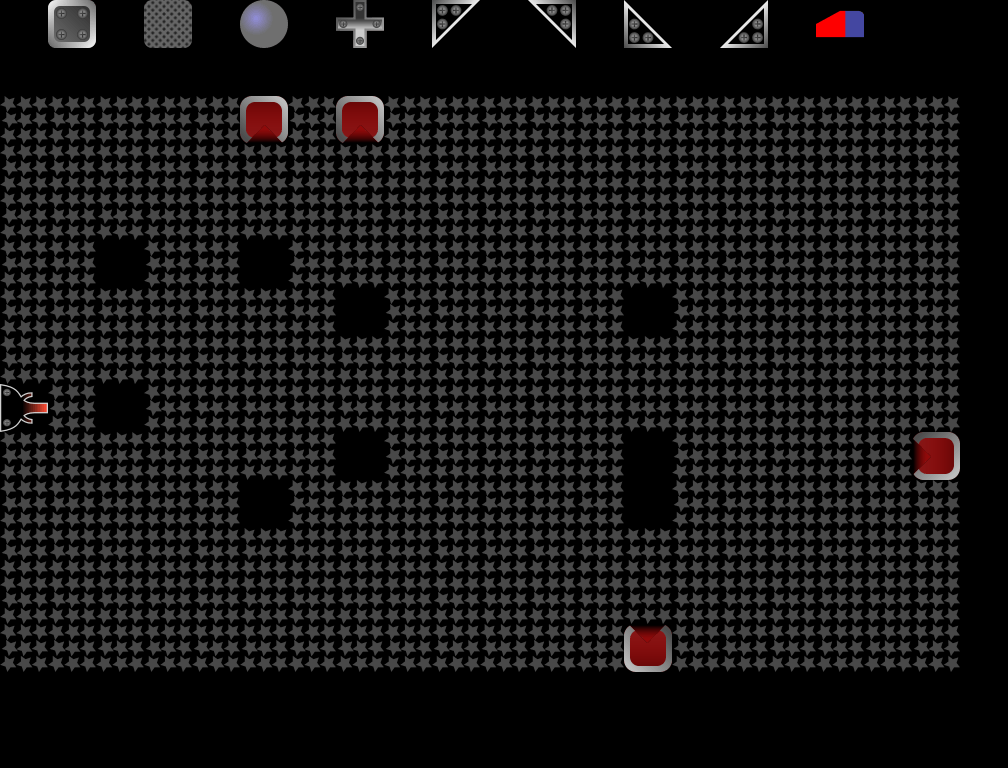

A level layout from a 2D game, rendered from its tile map. Below: a short description, then the map file with its tile-grid data intact:
An orthogonal 21x16 tile map with 48x48 px tiles, 2 tile layers (Blocks, Info), 1 hidden layer not drawn.

<map version="1.10" tiledversion="1.10.2" orientation="orthogonal" renderorder="right-down" width="21" height="16" tilewidth="48" tileheight="48" infinite="0" nextlayerid="10" nextobjectid="2">
 <editorsettings>
  <export target="../../public/assets/levels/level-10.json" format="json" />
 </editorsettings>
 <tileset firstgid="1" name="tileset" tilewidth="48" tileheight="48" tilecount="18" columns="18">
  <image source="../../public/assets/tileset.png" width="864" height="48" />
  <tile id="0" type="BlockingBlock" />
  <tile id="1" type="Cross" />
  <tile id="2" type="BallMirror" />
  <tile id="3" type="BottomLeftMirror" />
  <tile id="4" type="BottomRightMirror" />
  <tile id="5" type="TopLeftMirror" />
  <tile id="6" type="TopRightMirror" />
  <tile id="7" type="TimedBlock" />
  <tile id="8" type="LaserStartDown" />
  <tile id="9" type="LaserStartLeft" />
  <tile id="10" type="LaserStartRight" />
  <tile id="11" type="LaserStartUp" />
  <tile id="12" type="TargetUp" />
  <tile id="13" type="TargetRight" />
  <tile id="14" type="TargetDown" />
  <tile id="15" type="TargetLeft" />
  <tile id="16" type="ForbiddenBlock" />
  <tile id="17" type="Eraser" />
 </tileset>
 <layer id="2" name="Blocks" width="21" height="16">
  <data encoding="csv">
0,0,0,0,0,0,0,0,0,0,0,0,0,0,0,0,0,0,0,0,0,
0,0,0,0,0,0,0,0,0,0,0,0,0,0,0,0,0,0,0,0,0,
17,17,17,17,17,15,17,15,17,17,17,17,17,17,17,17,17,17,17,17,0,
17,17,17,17,17,17,17,17,17,17,17,17,17,17,17,17,17,17,17,17,0,
17,17,17,17,17,17,17,17,17,17,17,17,17,17,17,17,17,17,17,17,0,
17,17,0,17,17,0,17,17,17,17,17,17,17,17,17,17,17,17,17,17,0,
17,17,17,17,17,17,17,0,17,17,17,17,17,0,17,17,17,17,17,17,0,
17,17,17,17,17,17,17,17,17,17,17,17,17,17,17,17,17,17,17,17,0,
11,17,0,17,17,17,17,17,17,17,17,17,17,17,17,17,17,17,17,17,0,
17,17,17,17,17,17,17,0,17,17,17,17,17,0,17,17,17,17,17,16,0,
17,17,17,17,17,0,17,17,17,17,17,17,17,0,17,17,17,17,17,17,0,
17,17,17,17,17,17,17,17,17,17,17,17,17,17,17,17,17,17,17,17,0,
17,17,17,17,17,17,17,17,17,17,17,17,17,17,17,17,17,17,17,17,0,
17,17,17,17,17,17,17,17,17,17,17,17,17,13,17,17,17,17,17,17,0,
0,0,0,0,0,0,0,0,0,0,0,0,0,0,0,0,0,0,0,0,0,
0,0,0,0,0,0,0,0,0,0,0,0,0,0,0,0,0,0,0,0,0
</data>
 </layer>
 <layer id="5" name="Info" width="21" height="16" locked="1">
  <properties>
   <property name="BallMirror" type="int" value="3" />
   <property name="BlockingBlock" type="int" value="0" />
   <property name="BottomLeftMirror" type="int" value="1" />
   <property name="BottomRightMirror" type="int" value="1" />
   <property name="Cross" type="int" value="1" />
   <property name="LevelName" value="Destination" />
   <property name="MaxItems" type="int" value="9" />
   <property name="TimedBlock" type="int" value="0" />
   <property name="TopLeftMirror" type="int" value="1" />
   <property name="TopRightMirror" type="int" value="2" />
  </properties>
  <data encoding="csv">
0,1,0,8,0,3,0,2,0,5,0,4,0,7,0,6,0,18,0,0,0,
0,0,0,0,0,0,0,0,0,0,0,0,0,0,0,0,0,0,0,0,0,
0,0,0,0,0,0,0,0,0,0,0,0,0,0,0,0,0,0,0,0,0,
0,0,0,0,0,0,0,0,0,0,0,0,0,0,0,0,0,0,0,0,0,
0,0,0,0,0,0,0,0,0,0,0,0,0,0,0,0,0,0,0,0,0,
0,0,0,0,0,0,0,0,0,0,0,0,0,0,0,0,0,0,0,0,0,
0,0,0,0,0,0,0,0,0,0,0,0,0,0,0,0,0,0,0,0,0,
0,0,0,0,0,0,0,0,0,0,0,0,0,0,0,0,0,0,0,0,0,
0,0,0,0,0,0,0,0,0,0,0,0,0,0,0,0,0,0,0,0,0,
0,0,0,0,0,0,0,0,0,0,0,0,0,0,0,0,0,0,0,0,0,
0,0,0,0,0,0,0,0,0,0,0,0,0,0,0,0,0,0,0,0,0,
0,0,0,0,0,0,0,0,0,0,0,0,0,0,0,0,0,0,0,0,0,
0,0,0,0,0,0,0,0,0,0,0,0,0,0,0,0,0,0,0,0,0,
0,0,0,0,0,0,0,0,0,0,0,0,0,0,0,0,0,0,0,0,0,
0,0,0,0,0,0,0,0,0,0,0,0,0,0,0,0,0,0,0,0,0,
0,0,0,0,0,0,0,0,0,0,0,0,0,0,0,0,0,0,0,0,0
</data>
 </layer>
 <layer id="7" name="SelectionArea" width="21" height="16" visible="0" locked="1">
  <data encoding="csv">
0,0,0,0,0,0,0,0,0,0,0,0,0,0,0,0,0,0,0,0,0,
0,0,0,0,0,0,0,0,0,0,0,0,0,0,0,0,0,0,0,0,0,
8,8,8,8,8,8,8,8,8,8,8,8,8,8,8,8,8,8,8,8,8,
8,8,8,8,8,8,8,8,8,8,8,8,8,8,8,8,8,8,8,8,8,
8,8,8,8,8,8,8,8,8,8,8,8,8,8,8,8,8,8,8,8,8,
8,8,8,8,8,8,8,8,8,8,8,8,8,8,8,8,8,8,8,8,8,
8,8,8,8,8,8,8,8,8,8,8,8,8,8,8,8,8,8,8,8,8,
8,8,8,8,8,8,8,8,8,8,8,8,8,8,8,8,8,8,8,8,8,
8,8,8,8,8,8,8,8,8,8,8,8,8,8,8,8,8,8,8,8,8,
8,8,8,8,8,8,8,8,8,8,8,8,8,8,8,8,8,8,8,8,8,
8,8,8,8,8,8,8,8,8,8,8,8,8,8,8,8,8,8,8,8,8,
8,8,8,8,8,8,8,8,8,8,8,8,8,8,8,8,8,8,8,8,8,
8,8,8,8,8,8,8,8,8,8,8,8,8,8,8,8,8,8,8,8,8,
8,8,8,8,8,8,8,8,8,8,8,8,8,8,8,8,8,8,8,8,8,
0,0,0,0,0,0,0,0,0,0,0,0,0,0,0,0,0,0,0,0,0,
0,0,0,0,0,0,0,0,0,0,0,0,0,0,0,0,0,0,0,0,0
</data>
 </layer>
</map>
